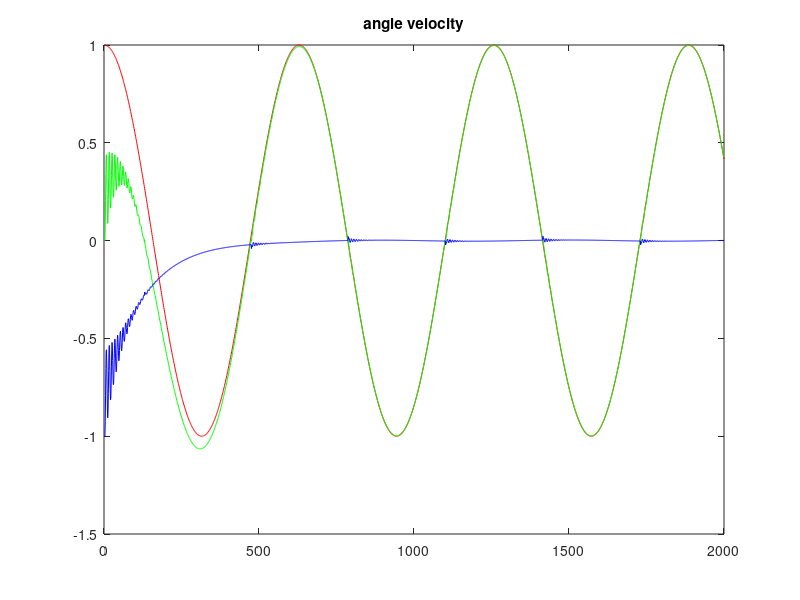
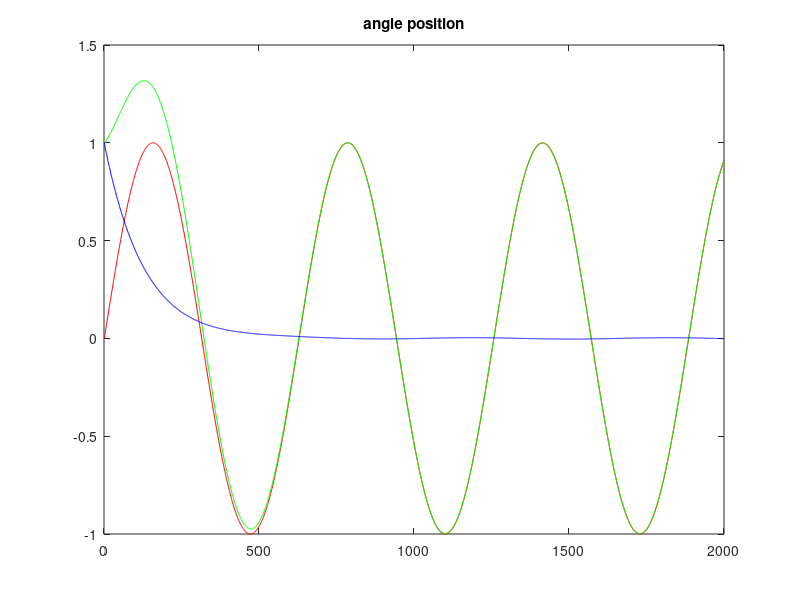
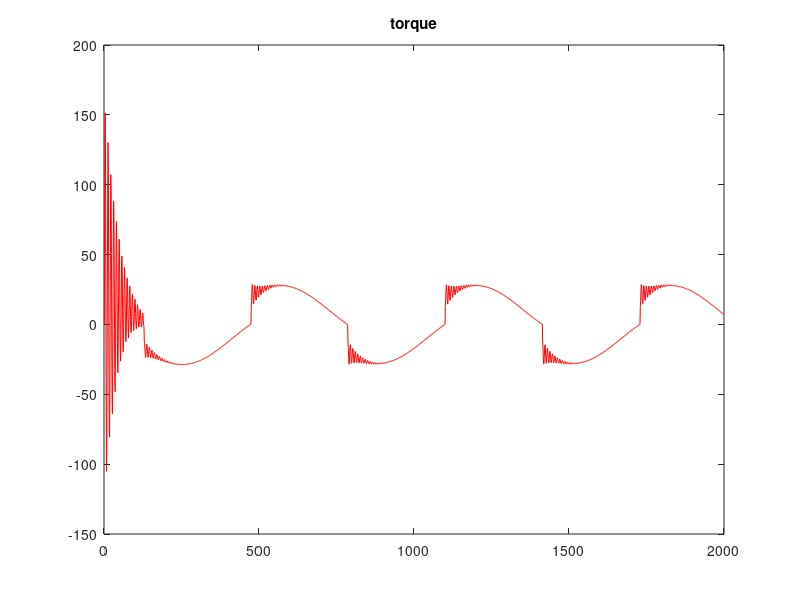
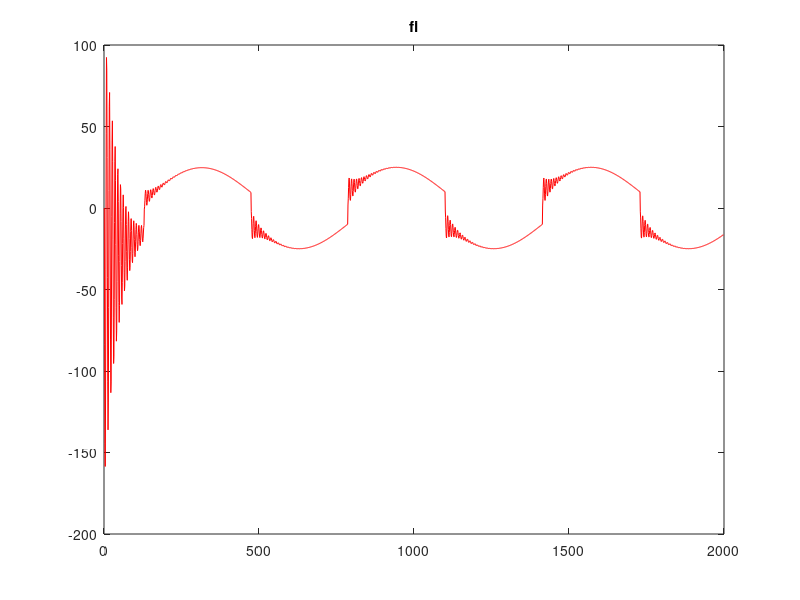

Write MATLAB code to recreate these figures, in order.
clear;
close;
clc;


ADDq=textread('actuDDq.txt','%f');
ADq=textread('actuDq.txt','%f');
Aq=textread('actuq.txt','%f');

q=textread('refq.txt','%f');
Dq=textread('refDq.txt','%f');
DDq=textread('refDDq.txt','%f');

Err=textread('err.txt','%f');
DErr=textread('Derr.txt','%f');

torque=textread('torque.txt','%f');

fi=textread('fi.txt','%f');

plot(Dq,'r');
hold on;
plot(ADq,'g');
plot(DErr,'b');
title('angle velocity');

figure;

plot(q,'r');
hold on;
plot(Aq,'g');
plot(Err,'b');
title('angle position');

figure;
plot(torque,'r');
title('torque');

figure;
plot(fi,'r');
title('fi');